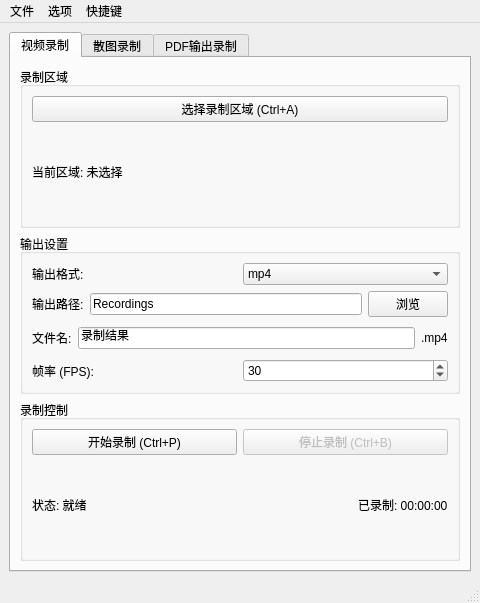
<?xml version="1.0" encoding="UTF-8"?>
<ui version="4.0">
 <class>MainWindow</class>
 <widget class="QMainWindow" name="MainWindow">
  <property name="geometry">
   <rect>
    <x>0</x>
    <y>0</y>
    <width>480</width>
    <height>600</height>
   </rect>
  </property>
  <property name="windowTitle">
   <string>屏幕录制器</string>
  </property>
  <widget class="QWidget" name="centralwidget">
   <layout class="QVBoxLayout" name="verticalLayout">
    <item>
     <widget class="QTabWidget" name="modeTabWidget">
      <property name="currentIndex">
       <number>0</number>
      </property>
      <property name="tabsClosable">
       <bool>false</bool>
      </property>
      <widget class="QWidget" name="videoTab">
       <attribute name="title">
        <string>视频录制</string>
       </attribute>
       <attribute name="icon">
        <iconset resource="">
         <normaloff/>
        </iconset>
       </attribute>
       <layout class="QVBoxLayout" name="verticalLayout_5">
        <item>
         <widget class="QGroupBox" name="regionGroupBox">
          <property name="title">
           <string>录制区域</string>
          </property>
          <layout class="QVBoxLayout" name="verticalLayout_2">
           <item>
            <widget class="QPushButton" name="selectRegionBtn">
             <property name="text">
              <string>选择录制区域 (Ctrl+A)</string>
             </property>
            </widget>
           </item>
           <item>
            <layout class="QHBoxLayout" name="horizontalLayout">
             <item>
              <widget class="QLabel" name="regionLabel">
               <property name="text">
                <string>当前区域: 未选择</string>
               </property>
              </widget>
             </item>
            </layout>
           </item>
          </layout>
         </widget>
        </item>
        <item>
         <widget class="QGroupBox" name="outputGroupBox">
          <property name="title">
           <string>输出设置</string>
          </property>
          <layout class="QVBoxLayout" name="verticalLayout_3">
           <item>
            <layout class="QHBoxLayout" name="horizontalLayout_2">
             <item>
              <widget class="QLabel" name="formatLabel">
               <property name="text">
                <string>输出格式:</string>
               </property>
              </widget>
             </item>
             <item>
              <widget class="QComboBox" name="formatComboBox">
               <item>
                <property name="text">
                 <string>mp4</string>
                </property>
               </item>
               <item>
                <property name="text">
                 <string>avi</string>
                </property>
               </item>
               <item>
                <property name="text">
                 <string>mkv</string>
                </property>
               </item>
               <item>
                <property name="text">
                 <string>mov</string>
                </property>
               </item>
              </widget>
             </item>
            </layout>
           </item>
           <item>
            <layout class="QHBoxLayout" name="horizontalLayout_3">
             <item>
              <widget class="QLabel" name="pathLabel">
               <property name="text">
                <string>输出路径:</string>
               </property>
              </widget>
             </item>
             <item>
              <widget class="QLineEdit" name="outputPathLineEdit">
               <property name="text">
                <string>Recordings</string>
               </property>
              </widget>
             </item>
             <item>
              <widget class="QPushButton" name="browsePathBtn">
               <property name="text">
                <string>浏览</string>
               </property>
              </widget>
             </item>
            </layout>
           </item>
           <item>
            <layout class="QHBoxLayout" name="horizontalLayout_4">
             <item>
              <widget class="QLabel" name="fileNameLabel">
               <property name="text">
                <string>文件名:</string>
               </property>
              </widget>
             </item>
             <item>
              <widget class="QLineEdit" name="outputFileNameLineEdit">
               <property name="text">
                <string>录制结果</string>
               </property>
              </widget>
             </item>
             <item>
              <widget class="QLabel" name="extensionLabel">
               <property name="text">
                <string>.mp4</string>
               </property>
              </widget>
             </item>
            </layout>
           </item>
           <item>
            <layout class="QHBoxLayout" name="horizontalLayout_5">
             <item>
              <widget class="QLabel" name="fpsLabel">
               <property name="text">
                <string>帧率 (FPS):</string>
               </property>
              </widget>
             </item>
             <item>
              <widget class="QSpinBox" name="fpsSpinBox">
               <property name="value">
                <number>30</number>
               </property>
              </widget>
             </item>
            </layout>
           </item>
          </layout>
         </widget>
        </item>
        <item>
         <widget class="QGroupBox" name="controlGroupBox">
          <property name="title">
           <string>录制控制</string>
          </property>
          <layout class="QVBoxLayout" name="verticalLayout_4">
           <item>
            <layout class="QHBoxLayout" name="horizontalLayout_6">
                <item>
                 <widget class="QPushButton" name="startBtn">
                  <property name="text">
                   <string>开始录制 (Ctrl+P)</string>
                  </property>
                  <property name="enabled">
                   <bool>true</bool>
                  </property>
                 </widget>
                </item>
                <item>
                 <widget class="QPushButton" name="stopBtn">
                  <property name="text">
                   <string>停止录制 (Ctrl+B)</string>
                  </property>
                  <property name="enabled">
                   <bool>false</bool>
                  </property>
                 </widget>
                </item>
               </layout>
           </item>
           <item>
            <layout class="QHBoxLayout" name="horizontalLayout_7">
             <item>
              <widget class="QLabel" name="statusLabel">
               <property name="text">
                <string>状态: 就绪</string>
               </property>
              </widget>
             </item>
             <item>
              <spacer name="horizontalSpacer">
               <property name="orientation">
                <enum>Qt::Horizontal</enum>
               </property>
               <property name="sizeHint" stdset="0">
                <size>
                 <width>40</width>
                 <height>20</height>
                </size>
               </property>
              </spacer>
             </item>
             <item>
              <widget class="QLabel" name="durationLabel">
               <property name="text">
                <string>已录制: 00:00:00</string>
               </property>
              </widget>
             </item>
            </layout>
           </item>
          </layout>
         </widget>
        </item>
       </layout>
      </widget>
      <widget class="QWidget" name="imageTab">
       <attribute name="title">
        <string>散图录制</string>
       </attribute>
       <layout class="QVBoxLayout" name="verticalLayout_6">
        <item>
         <widget class="QGroupBox" name="imageRegionGroupBox">
          <property name="title">
           <string>截图区域</string>
          </property>
          <layout class="QVBoxLayout" name="verticalLayout_7">
           <item>
            <widget class="QPushButton" name="imageSelectRegionBtn">
             <property name="text">
              <string>选择截图区域 (Ctrl+A)</string>
             </property>
            </widget>
           </item>
           <item>
            <layout class="QHBoxLayout" name="horizontalLayout_8">
             <item>
              <widget class="QLabel" name="imageRegionLabel">
               <property name="text">
                <string>当前区域: 未选择</string>
               </property>
              </widget>
             </item>
            </layout>
           </item>
          </layout>
         </widget>
        </item>
        <item>
         <widget class="QGroupBox" name="imageOutputGroupBox">
          <property name="title">
           <string>输出设置</string>
          </property>
          <layout class="QVBoxLayout" name="verticalLayout_8">
           <item>
            <layout class="QHBoxLayout" name="horizontalLayout_9">
             <item>
              <widget class="QLabel" name="imageFormatLabel">
               <property name="text">
                <string>输出格式:</string>
               </property>
              </widget>
             </item>
             <item>
              <widget class="QComboBox" name="imageFormatComboBox">
               <item>
                <property name="text">
                 <string>png</string>
                </property>
               </item>
               <item>
                <property name="text">
                 <string>jpg</string>
                </property>
               </item>
               <item>
                <property name="text">
                 <string>bmp</string>
                </property>
               </item>
              </widget>
             </item>
            </layout>
           </item>
           <item>
            <layout class="QHBoxLayout" name="horizontalLayout_10">
             <item>
              <widget class="QLabel" name="imagePathLabel">
               <property name="text">
                <string>输出路径:</string>
               </property>
              </widget>
             </item>
             <item>
              <widget class="QLineEdit" name="imagePathLineEdit">
               <property name="text">
                <string>Recordings</string>
               </property>
              </widget>
             </item>
             <item>
              <widget class="QPushButton" name="imageBrowsePathBtn">
               <property name="text">
                <string>浏览</string>
               </property>
              </widget>
             </item>
            </layout>
           </item>
           <item>
            <layout class="QHBoxLayout" name="horizontalLayout_11">
             <item>
              <widget class="QLabel" name="imageFileNameLabel">
               <property name="text">
                <string>文件夹名:</string>
               </property>
              </widget>
             </item>
             <item>
              <widget class="QLineEdit" name="imageFileNameLineEdit">
               <property name="text">
                <string>截图</string>
               </property>
              </widget>
             </item>
            </layout>
           </item>
          </layout>
         </widget>
        </item>
        <item>
         <widget class="QGroupBox" name="imageControlGroupBox">
          <property name="title">
           <string>截图控制</string>
          </property>
          <layout class="QVBoxLayout" name="verticalLayout_9">
           <item>
            <widget class="QGroupBox" name="manualGroupBox">
             <property name="title">
              <string>手动模式</string>
             </property>
             <layout class="QVBoxLayout" name="verticalLayout_14">
              <item>
               <layout class="QHBoxLayout" name="horizontalLayout_manualButtons">
                <item>
                 <widget class="QPushButton" name="manualStartBtn">
                  <property name="text">
                   <string>开始</string>
                  </property>
                 </widget>
                </item>
                <item>
                 <widget class="QPushButton" name="manualStopBtn">
                  <property name="text">
                   <string>结束</string>
                  </property>
                  <property name="enabled">
                   <bool>false</bool>
                  </property>
                 </widget>
                </item>
               </layout>
              </item>
              <item>
               <widget class="QPushButton" name="captureBtn">
                <property name="text">
                 <string>截取图片 (Enter)</string>
                </property>
               </widget>
              </item>
             </layout>
            </widget>
           </item>
           <item>
            <widget class="QGroupBox" name="autoGroupBox">
             <property name="title">
              <string>自动模式</string>
             </property>
             <layout class="QVBoxLayout" name="verticalLayout_15">
              <item>
               <layout class="QHBoxLayout" name="horizontalLayout_12">
                <item>
                 <widget class="QPushButton" name="autoStartBtn">
                  <property name="text">
                   <string>开始录制 (Ctrl+P)</string>
                  </property>
                 </widget>
                </item>
                <item>
                 <widget class="QPushButton" name="autoStopBtn">
                  <property name="text">
                   <string>停止录制 (Ctrl+B)</string>
                  </property>
                  <property name="enabled">
                   <bool>false</bool>
                  </property>
                 </widget>
                </item>
               </layout>
              </item>
              <item>
               <layout class="QHBoxLayout" name="horizontalLayout_13">
                <item>
                 <widget class="QLabel" name="frameIntervalLabel">
                  <property name="text">
                   <string>时间间隔 (秒):</string>
                  </property>
                 </widget>
                </item>
                <item>
                 <widget class="QDoubleSpinBox" name="frameIntervalSpinBox">
                  <property name="value">
                   <number>1</number>
                  </property>
                  <property name="minimum">
                   <number>0.1</number>
                  </property>
                  <property name="maximum">
                   <number>100</number>
                  </property>
                  <property name="singleStep">
                   <number>5</number>
                  </property>
                 </widget>
                </item>
               </layout>
              </item>
             </layout>
            </widget>
           </item>
           <item>
            <widget class="QLabel" name="imageStatusLabel">
             <property name="text">
              <string>状态: 就绪</string>
             </property>
            </widget>
           </item>
          </layout>
         </widget>
        </item>
       </layout>
      </widget>
      <widget class="QWidget" name="pdfTab">
       <attribute name="title">
        <string>PDF输出录制</string>
       </attribute>
       <layout class="QVBoxLayout" name="verticalLayout_10">
        <item>
         <widget class="QGroupBox" name="pdfRegionGroupBox">
          <property name="title">
           <string>PDF 区域</string>
          </property>
          <layout class="QVBoxLayout" name="verticalLayout_11">
           <item>
            <widget class="QPushButton" name="pdfSelectRegionBtn">
             <property name="text">
              <string>选择 PDF 区域 (Ctrl+A)</string>
             </property>
            </widget>
           </item>
           <item>
            <layout class="QHBoxLayout" name="horizontalLayout_14">
             <item>
              <widget class="QLabel" name="pdfRegionLabel">
               <property name="text">
                <string>当前区域: 未选择</string>
               </property>
              </widget>
             </item>
            </layout>
           </item>
          </layout>
         </widget>
        </item>
        <item>
         <widget class="QGroupBox" name="pdfOutputGroupBox">
          <property name="title">
           <string>输出设置</string>
          </property>
          <layout class="QVBoxLayout" name="verticalLayout_12">
           <item>
            <layout class="QHBoxLayout" name="horizontalLayout_15">
             <item>
              <widget class="QLabel" name="pdfPathLabel">
               <property name="text">
                <string>输出路径:</string>
               </property>
              </widget>
             </item>
             <item>
              <widget class="QLineEdit" name="pdfPathLineEdit">
               <property name="text">
                <string>Recordings</string>
               </property>
              </widget>
             </item>
             <item>
              <widget class="QPushButton" name="pdfBrowsePathBtn">
               <property name="text">
                <string>浏览</string>
               </property>
              </widget>
             </item>
            </layout>
           </item>
           <item>
            <layout class="QHBoxLayout" name="horizontalLayout_16">
             <item>
              <widget class="QLabel" name="pdfFileNameLabel">
               <property name="text">
                <string>文件名:</string>
               </property>
              </widget>
             </item>
             <item>
              <widget class="QLineEdit" name="pdfFileNameLineEdit">
               <property name="text">
                <string>输出</string>
               </property>
              </widget>
             </item>
             <item>
              <widget class="QLabel" name="pdfExtensionLabel">
               <property name="text">
                <string>.pdf</string>
               </property>
              </widget>
             </item>
            </layout>
           </item>
          </layout>
         </widget>
        </item>
        <item>
         <widget class="QGroupBox" name="pdfControlGroupBox">
          <property name="title">
           <string>PDF 控制区域</string>
          </property>
          <layout class="QVBoxLayout" name="verticalLayout_13">
           <item>
            <widget class="QGroupBox" name="pdfManualGroupBox">
             <property name="title">
              <string>手动模式</string>
             </property>
             <layout class="QVBoxLayout" name="verticalLayout_16">
              <item>
               <layout class="QHBoxLayout" name="horizontalLayout_pdfManualButtons">
                <item>
                 <widget class="QPushButton" name="pdfManualStartBtn">
                  <property name="text">
                   <string>开始</string>
                  </property>
                 </widget>
                </item>
                <item>
                 <widget class="QPushButton" name="pdfManualStopBtn">
                  <property name="text">
                   <string>结束</string>
                  </property>
                  <property name="enabled">
                   <bool>false</bool>
                  </property>
                 </widget>
                </item>
               </layout>
              </item>
              <item>
               <widget class="QPushButton" name="pdfCaptureBtn">
                <property name="text">
                 <string>截取按钮 (Enter)</string>
                </property>
               </widget>
              </item>
             </layout>
            </widget>
           </item>
           <item>
            <widget class="QGroupBox" name="pdfAutoGroupBox">
             <property name="title">
              <string>自动模式</string>
             </property>
             <layout class="QVBoxLayout" name="verticalLayout_17">
              <item>
               <layout class="QHBoxLayout" name="horizontalLayout_17">
                <item>
                 <widget class="QPushButton" name="pdfAutoStartBtn">
                  <property name="text">
                   <string>开始录制 (Ctrl+P)</string>
                  </property>
                 </widget>
                </item>
                <item>
                 <widget class="QPushButton" name="pdfAutoStopBtn">
                  <property name="text">
                   <string>停止录制 (Ctrl+B)</string>
                  </property>
                  <property name="enabled">
                   <bool>false</bool>
                  </property>
                 </widget>
                </item>
               </layout>
              </item>
              <item>
               <layout class="QHBoxLayout" name="horizontalLayout_18">
                <item>
                 <widget class="QLabel" name="pdfFrameIntervalLabel">
                  <property name="text">
                   <string>时间间隔 (秒):</string>
                  </property>
                 </widget>
                </item>
                <item>
                 <widget class="QDoubleSpinBox" name="pdfFrameIntervalSpinBox">
                  <property name="value">
                   <number>1</number>
                  </property>
                  <property name="minimum">
                   <number>0.1</number>
                  </property>
                  <property name="maximum">
                   <number>100</number>
                  </property>
                  <property name="singleStep">
                   <number>5</number>
                  </property>
                 </widget>
                </item>
               </layout>
              </item>
             </layout>
            </widget>
           </item>
           <item>
            <widget class="QLabel" name="pdfStatusLabel">
             <property name="text">
              <string>状态: 就绪</string>
             </property>
            </widget>
           </item>
          </layout>
         </widget>
        </item>
       </layout>
      </widget>
     </widget>
    </item>
   </layout>
  </widget>
  <widget class="QMenuBar" name="menubar">
   <property name="geometry">
    <rect>
     <x>0</x>
     <y>0</y>
     <width>480</width>
     <height>22</height>
    </rect>
   </property>
   <widget class="QMenu" name="menu_File">
    <property name="title">
     <string>文件</string>
    </property>
    <addaction name="actionExit"/>
   </widget>
   <widget class="QMenu" name="menu_Options">
    <property name="title">
     <string>选项</string>
    </property>
    <addaction name="actionAlwaysOnTop"/>
   </widget>
   <widget class="QMenu" name="menu_Shortcuts">
    <property name="title">
     <string>快捷键</string>
    </property>
    <addaction name="actionSelectRegion"/>
   </widget>
   <addaction name="menu_File"/>
   <addaction name="menu_Options"/>
   <addaction name="menu_Shortcuts"/>
  </widget>
  <widget class="QStatusBar" name="statusbar"/>
  <action name="actionExit">
   <property name="text">
    <string>退出</string>
   </property>
  </action>
  <action name="actionAlwaysOnTop">
   <property name="text">
    <string>保持置顶</string>
   </property>
   <property name="checkable">
    <bool>true</bool>
   </property>
  </action>
  <action name="actionSelectRegion">
   <property name="text">
    <string>选择录制区域</string>
   </property>
   <property name="shortcut">
    <string>Ctrl+A</string>
   </property>
  </action>
 </widget>
</ui>
